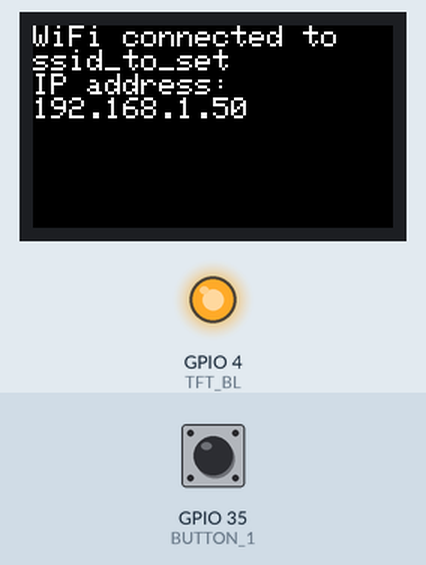
Bench run of a sketch on a simulated ESP32. Shown: 240×135 colour display, output pins drawn as LEDs (lit = HIGH). The inputs (shaded band) are chosen by the test bench; at power-on: GPIO 35 (BUTTON_1) HIGH. WiFi joins after 1.5 s; servers stay silent unless stated; network time is answered at once with the bench clock; the local clock reads 2024-03-15 10:24:30 at power-on unless the sketch sets it; what the sketch prints to the serial monitor is not drawn.

Above: at 1.8 s.
At 5.9 s:
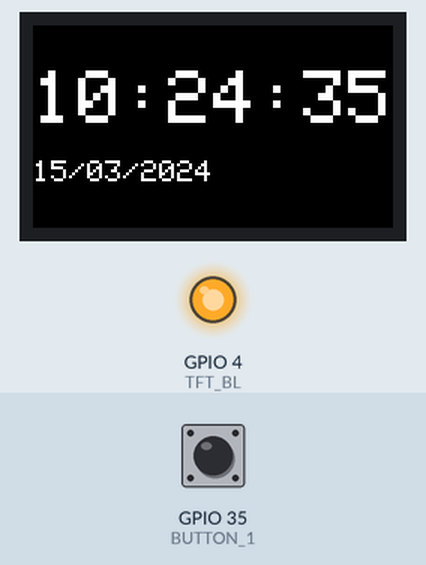
6.0 s: GPIO 35 (BUTTON_1) pulled LOW for 3.2 s
At 8.5 s:
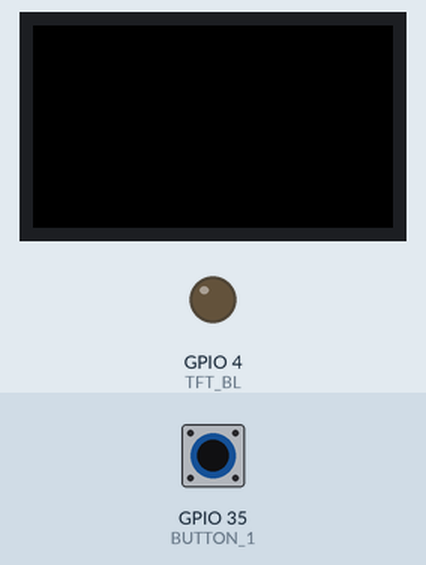
Timing chart, 0 to 10.0 s (numbered marks = the images above; inputs shaded):
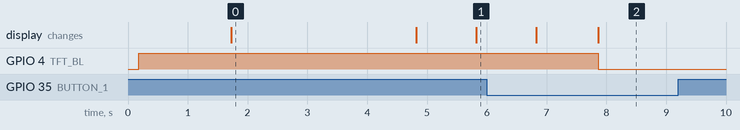

The sketch:

Clock_DS3231_with_button.ino
```cpp
#include <TFT_eSPI.h>
#include <SPI.h>
#include <NTPClient.h>
#include <WiFiUdp.h>
#include "WiFi.h"
#include <Wire.h>
#include <Button2.h> // library to manage the TTGO buttons

#ifndef TFT_DISPOFF
#define TFT_DISPOFF 0x28
#endif

#ifndef TFT_SLPIN
#define TFT_SLPIN   0x10
#endif

#define TFT_MOSI            19
#define TFT_SCLK            18
#define TFT_CS              5
#define TFT_DC              16
#define TFT_RST             23

#define TFT_BL          4  // Display backlight control pin
#define ADC_EN          14
#define ADC_PIN         34
#define BUTTON_1        35 // Switch off and on the display
#define BUTTON_2        0  // Not used

// ***********************************
// ********* WIRING ******************
// ***********************************
// RTC DS3231 connection
// VCC on 3V
// I2C wire SDA is pin 21
// I2C wire SCL is pin 22


TFT_eSPI tft = TFT_eSPI(135, 240); // Invoke custom library
Button2 btn1(BUTTON_1); // instanciation of button 1
// Button2 btn2(BUTTON_2); // instanciation of button 2 - not used
int btnDisp = true;

// Fill the network credentials
const char* ssid     = "ssid_to_set";
const char* password = "password_to_set";

// NTP
WiFiUDP ntpUDP;
// i'm in PDT which is +1 from GMT.
NTPClient timeClient(ntpUDP, "us.pool.ntp.org", +1 * 3600);

// RTC Libraries
#include <RtcDS3231.h>
RtcDS3231<TwoWire> Rtc(Wire);

// ************************************
// ** RTC Setup
// ************************************
void RTC_Update() {
  // Do udp NTP lookup, epoch time is unix time - subtract the 30 extra yrs (946684800UL) library expects 2000
  timeClient.update();
  unsigned long epochTime = timeClient.getEpochTime() - 946684800UL;
  Rtc.SetDateTime(epochTime);
}
bool RTC_Valid() {
  bool boolCheck = true;
  if (!Rtc.IsDateTimeValid()) {
    Serial.println("RTC lost confidence in the DateTime!  Updating DateTime");
    boolCheck = false;
    RTC_Update();
  }
  if (!Rtc.GetIsRunning())
  {
    Serial.println("RTC was not actively running, starting now.  Updating Date Time");
    Rtc.SetIsRunning(true);
    boolCheck = false;
    RTC_Update();
  }
}

int First;

void button_loop()
{
  btn1.loop();
  // btn2.loop(); // not used
}

char buff[512];
int Trials;


void setup()
{
  Serial.begin(115200);
  Serial.println("Start");
  tft.init();
  tft.setRotation(1);
  tft.fillScreen(TFT_BLACK);
  tft.setTextColor(TFT_WHITE);

  if (TFT_BL > 0) { // TFT_BL has been set in the TFT_eSPI library in the User Setup file TTGO_T_Display.h
    pinMode(TFT_BL, OUTPUT); // Set backlight pin to output mode
    digitalWrite(TFT_BL, TFT_BACKLIGHT_ON); // Turn backlight on. TFT_BACKLIGHT_ON has been set in the TFT_eSPI library in the User Setup file TTGO_T_Display.h
  }

  // Try to connect to Wi-Fi network with SSID and password (10 times max)
  Serial.print("Connecting to ");
  Serial.println(ssid);
  WiFi.begin(ssid, password);
  Trials = 0;
  while ((WiFi.status() != WL_CONNECTED) && (Trials < 10)) {
    delay(500);
    Trials = Trials + 1;
    Serial.print(".");
  }
  // Print local IP address if the connection to WiFi was successfull.
  if (WiFi.status() == WL_CONNECTED) {
    tft.setRotation(1); // rotation F6CZV
    tft.setCursor(0, 0); // F6CZV
    tft.fillScreen(TFT_BLACK);
    tft.setTextSize(2);
    String SSIDC = "WiFi connected to \n" + String(ssid);
    tft.println(SSIDC); // F6CZV
    tft.println("IP address: "); // F6CZV
    tft.println(WiFi.localIP()); // F6CZV
    delay(1000);
  }

  // Start NTP Time Client only if the connection to WiFi was successfull.
  Rtc.Begin();
  if (WiFi.status() == WL_CONNECTED) {
    timeClient.begin();
    delay(2000);
    timeClient.update();
    RTC_Update();
  }

  tft.fillScreen(TFT_BLACK);
  tft.setTextColor(TFT_WHITE);
  First = 1;

  // Configure button 1 (pin 35)

   btn1.setPressedHandler([](Button2 & b) { //screen "switch off" on a quite long :-) press on button 1
   btnDisp = false;
   tft.fillScreen(TFT_BLACK); // the screen is filled with black
   // Serial.println("click\n");
   digitalWrite(TFT_BL, 0); // the backlight is switched off
  });
   btn1.setDoubleClickHandler([](Button2 & b) { //screen "switch on" on a double click on button 1
    First = 1; // as the the backlight is switched on again all information must be written as for the first init
    digitalWrite(TFT_BL, TFT_BACKLIGHT_ON); // the backlight is switched on
   // Serial.println("doubleclick\n");
    btnDisp = true;
  });

}

void loop()
{ if (!RTC_Valid()) {
    RTC_Update();
  }
  if (btnDisp) {
    RtcDateTime currTime = Rtc.GetDateTime();
    printDateTime(currTime);
    // Serial.println(timeClient.getFormattedTime());
    delay(1000);
    First = 2;
  }
  button_loop();
}


// Utility print function
#define countof(a) (sizeof(a) / sizeof(a[0]))
void printDateTime(const RtcDateTime& dt)
{
  char datestringjour[11];
  char datestringheure[9];
  char datestringsecond[3];

  snprintf_P(datestringjour,
             countof(datestringjour),
             PSTR("%02u/%02u/%04u"),
             dt.Day(),
             dt.Month(),
             dt.Year() );

  snprintf_P(datestringheure,
             countof(datestringheure),
             PSTR("%02u:%02u:%02u"),
             dt.Hour(),
             dt.Minute(),
             dt.Second() );

  snprintf_P(datestringsecond,
             countof(datestringsecond),
             PSTR("%02u"),
             dt.Second() );

  // date is printed if it is the first display or a new day

  if (((dt.Hour() == 0) && (dt.Minute() == 0) && (dt.Second() == 0)) || (First == 1)) {
    tft.setTextSize(2);
    tft.setCursor(0, 90);
    tft.fillRect(0, 90, 200, 50, TFT_BLACK); // x, y, width, height, color
    tft.println(datestringjour);
    Serial.println("first");
  }

  // if the Second counter is different from 0 only the second display zone is cleared
  // to avoid screen flicker

  if (dt.Second() != 0 ) {
    tft.fillRect(180, 30, 60, 60, TFT_BLACK);
    tft.setTextSize(5);
    tft.setCursor(180, 30);
    tft.println(datestringsecond);
  }

  // The hour, minute, second are printed every minute or the first time

  if ((dt.Second() == 0 ) || (First == 1)) {
    tft.fillRect(0, 30, 240, 60, TFT_BLACK); //240
    tft.setTextSize(5);
    tft.setCursor(0, 30);
    tft.println(datestringheure);
  }
}
```

Measured:
- after the input at 6.0 s, GPIO 4 (TFT_BL): HIGH → LOW after 1.9 s; the display: first differs from a run without the input after 1.9 s (image 2)
- what the display in image 0 shows lasts 3.1 s, from 1.7 s to 4.8 s
